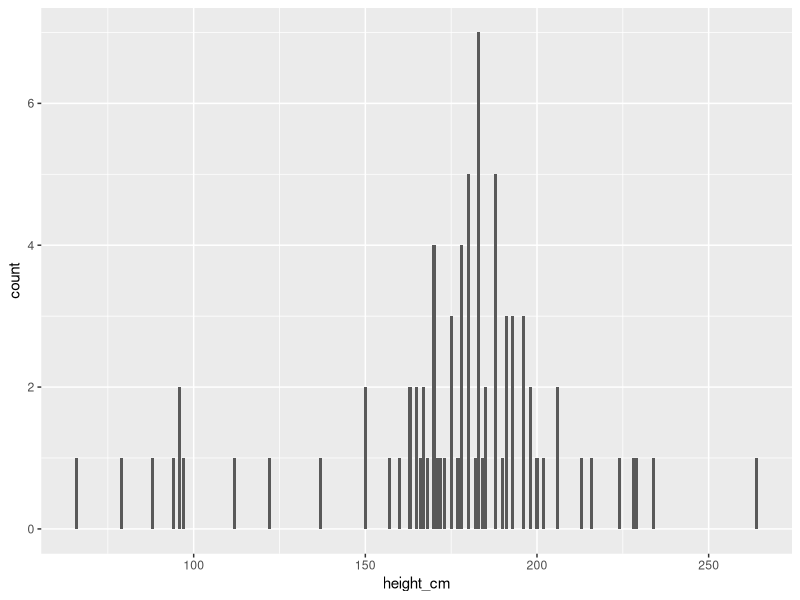
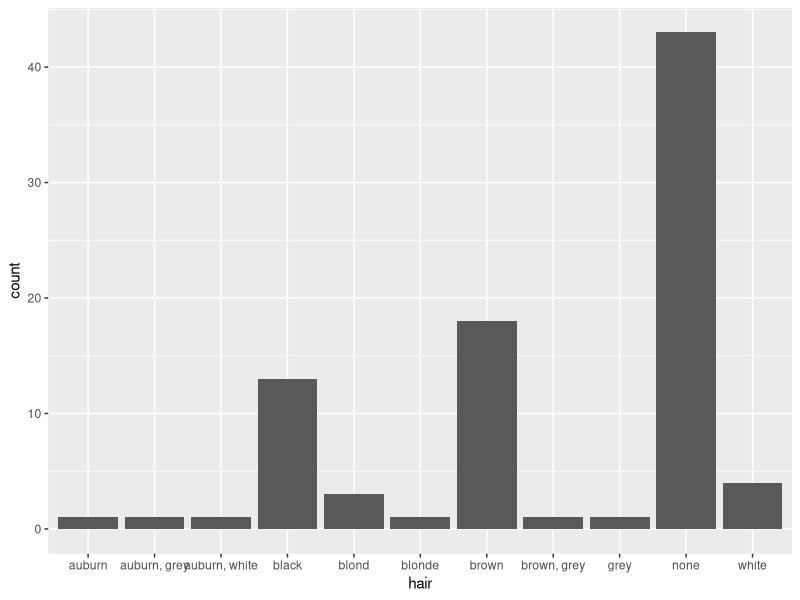
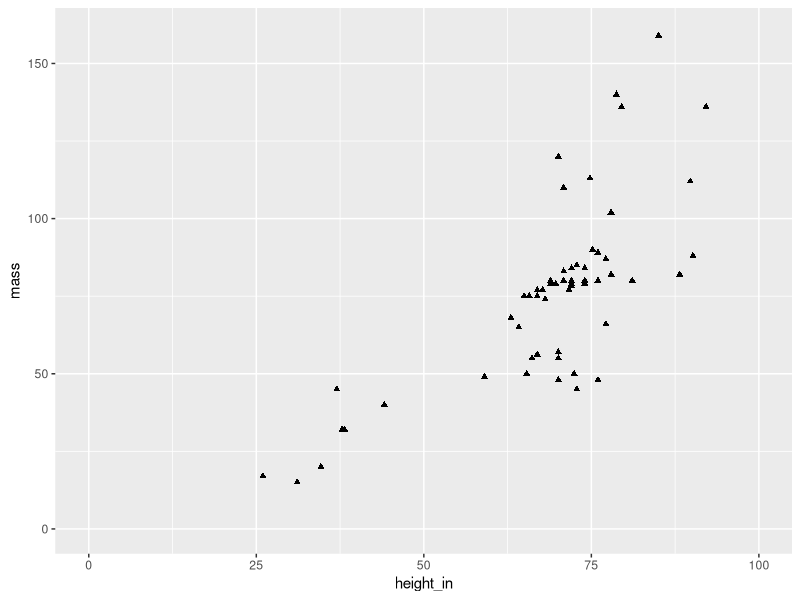
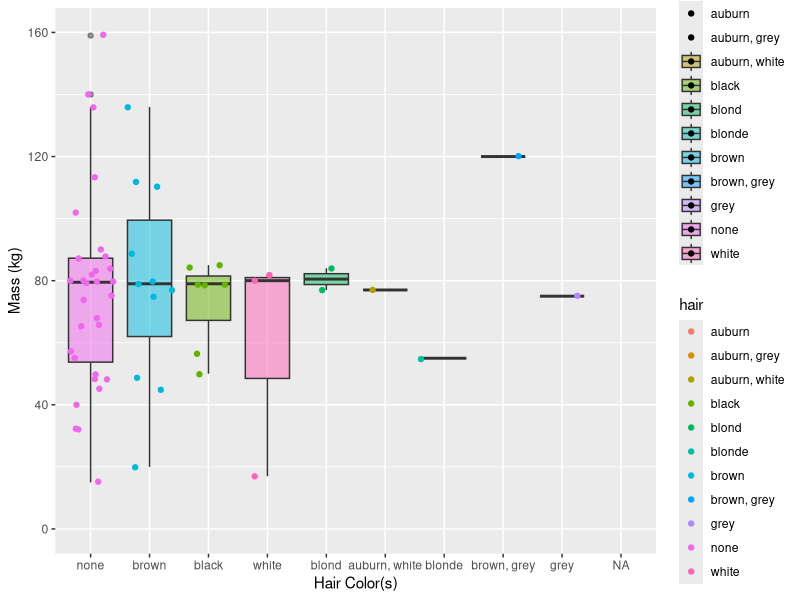
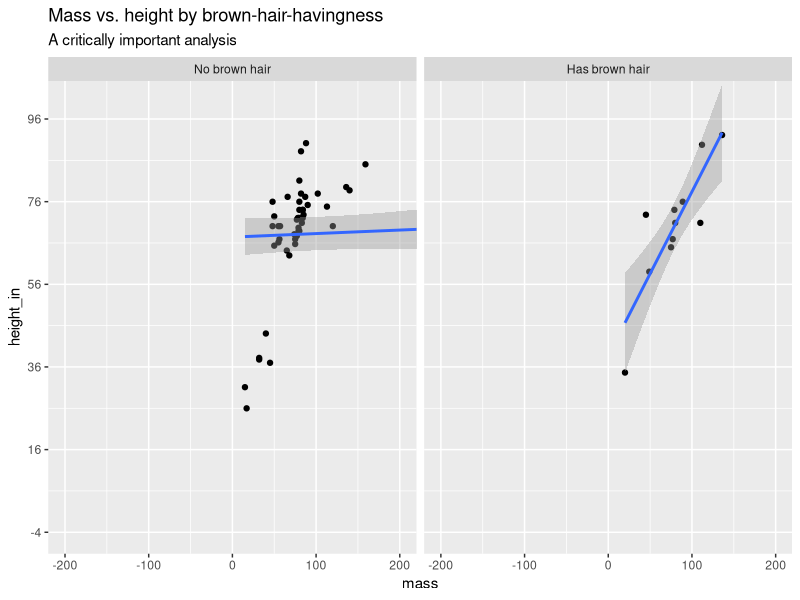
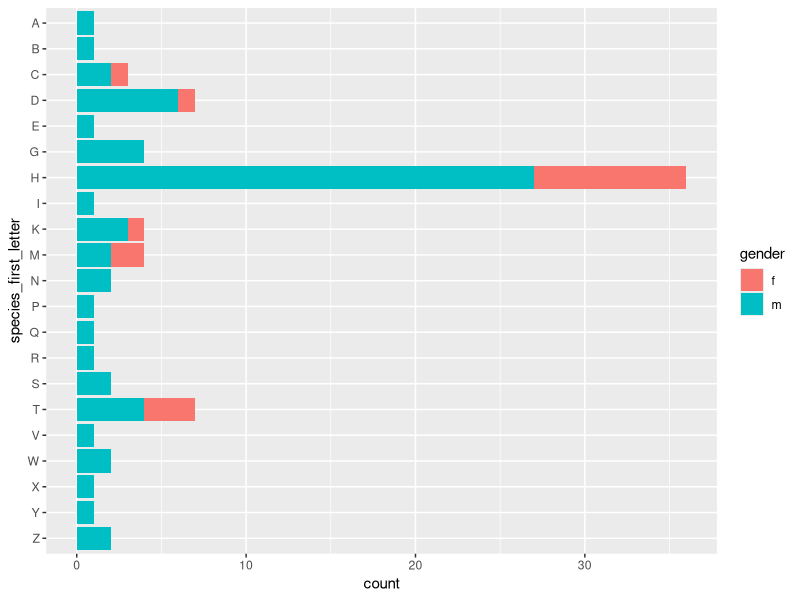

These figures' R source, in order:
library(tidyverse)

## Create your goal tibble to replicate

# Run this line to see what your end product should look like
sw.wrangled.goal <- read_csv("sw-wrangled.csv") %>% 
  mutate(across(c(hair, gender, species, homeworld), factor)) # this is a quick-and-dirty fix to account for odd importing behavior

# View in console
sw.wrangled.goal 

# Examine the structure of the df and take note of data types
# Look closely at factors (you may need another function to do so) to see their levels
str(sw.wrangled.goal) 



## Use the built-in starwars dataset to replicate the tibble above in a tbl called sw.wrangled
# If you get stuck, use comments to "hold space" for where you know code needs to go to achieve a goal you're not sure how to execute
sw.wrangled <- starwars %>%
  # separate first and last name
  separate(name, c("first_name", "last_name"), sep = " ") %>%
  # sort alphabetically by last name
  arrange(.$last_name) %>% 
  # add initials column 
  add_column(initials = sapply(str_extract_all(paste(.$first_name, .$last_name, sep = " "), "[A-Z]")
                               , paste, collapse = "")
             , .after = "last_name") %>%
  # remove skin_color, eye_color, birth_year, films, vehicles, starships, and sex
  select(-c(skin_color, eye_color, birth_year, films, vehicles, starships, sex)) %>% 
  # change NAs in hair_color to "none"
  mutate(hair_color = ifelse(is.na(hair_color), "none", hair_color)) %>% 
  mutate(gender = ifelse(as.character(gender) == "feminine", "f", as.character(gender)),
         gender = ifelse(as.character(gender) == "masculine", "m", as.character(gender))) %>% 
  # rename height, and hair_color
  rename(height_cm = height, 
         hair = hair_color) %>% 
  # show height in inches (height_in) and centimeters (height_cm)
  add_column(height_in = .$height_cm/2.54
             , .after = "initials" ) %>% 
  mutate(brown_hair = ifelse(hair == "brown", "True", "False")) %>% 
  mutate(species_first_letter = str_extract(species, "\\b[A-Z]{1}"))

View(sw.wrangled)

## What doesn't match exactly:
# inch values are rounded/computed differently than the goal dataset
# not sure how to have the first names alphabetical within the last names being alphabetical
# seems like some of the subjects were removed from the goal set, not sure what parameters they were removed by, could individually remove those names 


## Check that your sw.wrangled df is identical to the goal df
# Use any returned information about mismatches to adjust your code as needed
#all.equal(sw.wrangled.goal, sw.wrangled)

### ASSIGNMENT 11 PART 1: recreate plots 

## PLOT 1

sw.wrangled %>% 
  filter(!is.na(height_cm)) %>% 
  ggplot(aes(x=height_cm)) + 
  geom_bar()
# how do you make the bars thicker instead of thin lines?

## PLOT 2
 
sw.wrangled %>% 
  ggplot(aes(x=hair)) +
  geom_bar()
# need to sort bars (sorted_hair)
 

## PLOT 3

sw.wrangled %>%
  ggplot(aes(x = height_in, y = mass)) +
  geom_point(shape = 17) +
  xlim(0, 100) +
  ylim(0, 160)


### ASSIGNMENT 12 MORE PLOTS

## PLOT 1 

hair_order <- c('none', 'brown', 'black', 'bald', 'white', 'blond', 'auburn, white', 'blonde', 'brown, grey', 'grey')

sw.wrangled %>% 
  ggplot(aes(x = factor(hair, level = hair_order), y = mass, fill = hair)) +
  geom_boxplot(alpha = .5) +
  coord_cartesian(ylim = c(0, 160)) +
  scale_y_continuous(breaks = seq(0, 160, by = 40)) +
  geom_jitter(data = sw.wrangled, aes(x = factor(hair, level = hair_order), y = mass, col = hair)) +
  labs(x = "Hair Color(s)", y = "Mass (kg)", fill = "Colorful hair")

## PLOT 2

sw.wrangled %>% 
  ggplot(aes(x = mass, y = height_in)) +
  geom_point() +
  facet_wrap(vars(brown_hair), 
             labeller = labeller(brown_hair = c("True" = "Has brown hair", "False" = "No brown hair"))) +
  geom_smooth(method = "lm") +
  coord_cartesian(xlim = c(-200, 200), ylim = c(-4, 100)) +
  scale_x_continuous(breaks = seq(-200, 200, by = 100)) +
  scale_y_continuous(breaks = seq(-4, 100, by = 20)) +
  labs(title = "Mass vs. height by brown-hair-havingness", subtitle = "A critically important analysis")

## PLOT 3
# x = species_first_letter, y = count, fill = gender, flip axes 
sw.wrangled %>% 
  mutate(species_first_letter = str_extract(species, "\\b[A-Z]{1}")) %>%
  filter(!is.na(species_first_letter)) %>% 
  ggplot(aes(x = factor(species_first_letter, levels = rev(levels(factor(species_first_letter)))), fill = gender)) +
  geom_bar() +
  coord_flip() +
  labs(x = "species_first_letter")

